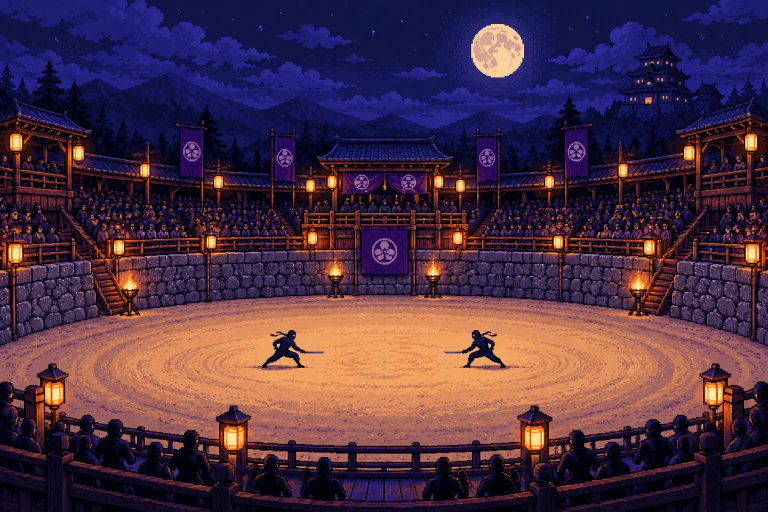
#> input picture server/site/img/arena.webp, 1536 x 1024 px (shown at 1/2 size)
$ python remove-bg.py ../server/site/img/arena.webp
#> lines starting #> are read from the running program, lines starting #| are printed output that depends on the picture; after the words box and inside, x2 and y2 are one past the last pixel; in counts of white or black regions, pixels touching at a corner belong together
# Remove o fundo branco de uma arte (local, sem API): apaga o fundo LIGADO ÀS BORDAS da imagem.
#
# Fundo = quase branco E sem cor (o Codex entrega o fundo em ~254,254,254). A regra antiga (qualquer canal > 221)
# vazava para dentro do desenho onde uma parede creme ou um gramado claro encosta no fundo sem contorno escuro
# (Hospital: a parede da frente e a grama da base sumiam). Parede creme e grama clara têm um pouco de cor e ficam.
# Depois tira a franja clara do anti-alias na borda (1–2 px de pixels claros e sem cor encostados no fundo).
#   --vaos  também apaga bolsões brancos GRANDES fechados (vãos entre vigas, como na torre).
#           Não use em prédios com parede branca (ex.: hospital).
# Uso: python scripts/remove-bg.py <entrada.png> [saida.png] [--vaos]
import sys
from collections import deque

import numpy as np
from PIL import Image

args = [a for a in sys.argv[1:] if not a.startswith('--')]
holes = '--vaos' in sys.argv
src = args[0]
dst = args[1] if len(args) > 1 else src
im = Image.open(src).convert('RGBA')
a = np.array(im)
h, w = a.shape[:2]
#> h = 1024; w = 1536
rgb = a[..., :3].astype(int)
mn, mx = rgb.min(2), rgb.max(2)
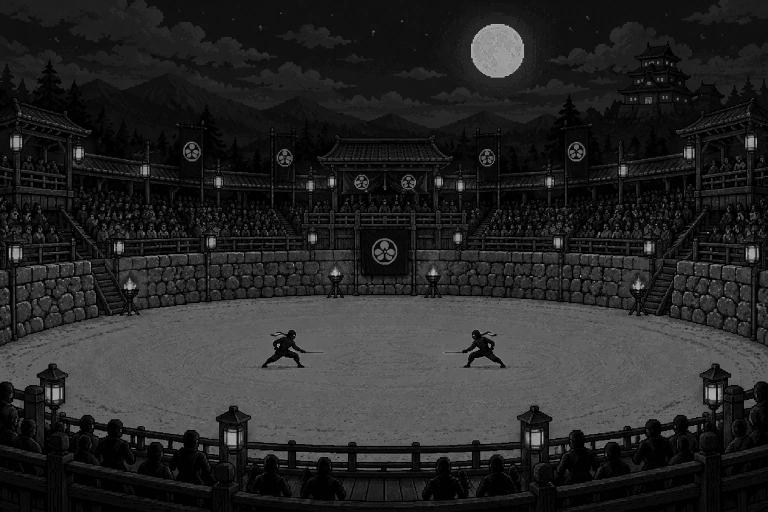
#> mn: shape (1024, 1536) int64 (shown at 1/2 size); min 0, max 230, mean 38.5
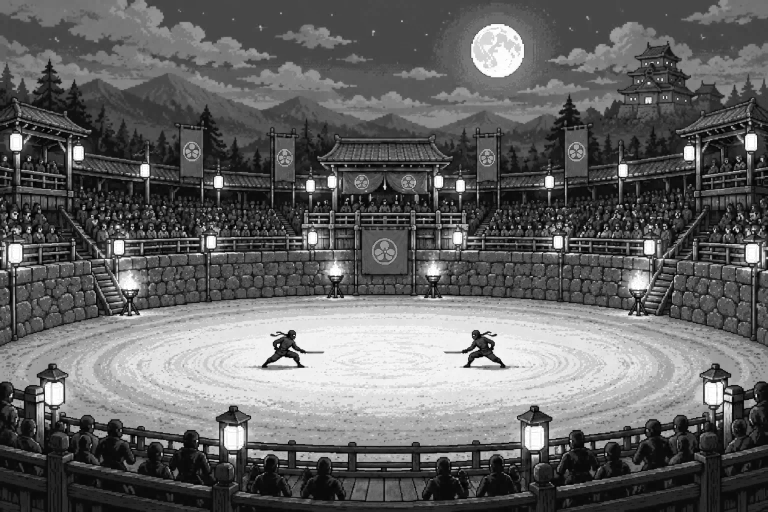
#> mx: shape (1024, 1536) int64 (shown at 1/2 size); min 0, max 255, mean 99.4
clear = a[..., 3] < 20
#> clear: shape (1024, 1536) bool; every value is 0
# fundo: quase branco e sem saturação
bg_like = clear | ((mn >= 240) & (mx - mn <= 12))

# flood a partir das bordas só pelo que parece fundo
bg = np.zeros((h, w), bool)
q = deque()
for x in range(w):
    q.extend(((x, 0), (x, h - 1)))
for y in range(h):
    q.extend(((0, y), (w - 1, y)))
while q:
    x, y = q.popleft()
    if x < 0 or y < 0 or x >= w or y >= h or bg[y, x] or not bg_like[y, x]:
        continue
    bg[y, x] = True
    q.extend(((x - 1, y), (x + 1, y), (x, y - 1), (x, y + 1)))

# franja: pixel claro e quase sem cor grudado no fundo (anti-alias do contorno contra o branco), 2 passadas
fringe_like = (mn >= 215) & (mx - mn <= 18)
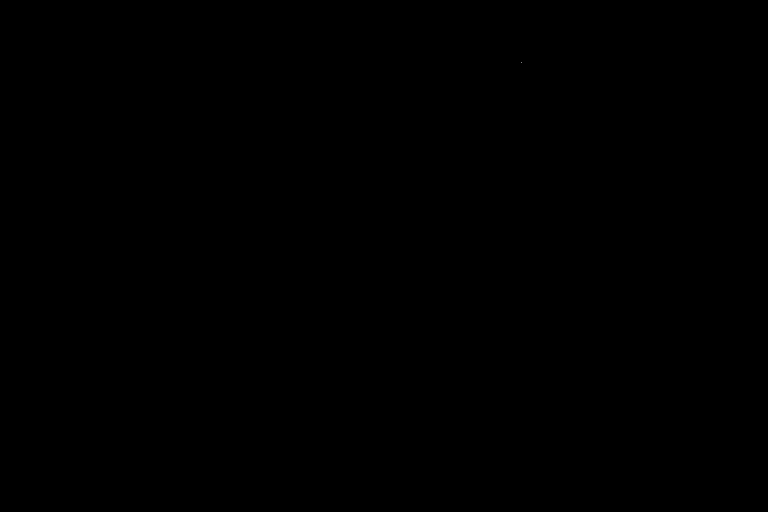
#> fringe_like: shape (1024, 1536) bool (shown at 1/2 size); 0% white in thin lines or dots, all inside (x1, y1, x2, y2) = (1043, 124, 1044, 125)
for _ in range(2):
    near = np.zeros_like(bg)
    near[1:, :] |= bg[:-1, :]
    near[:-1, :] |= bg[1:, :]
    near[:, 1:] |= bg[:, :-1]
    near[:, :-1] |= bg[:, 1:]
    add = near & fringe_like & ~bg
    if not add.any():
        break
    bg |= add

a[bg] = (255, 255, 255, 0)

if holes:
    # bolsões de branco puro que sobraram; só os grandes (brilhos e detalhes brancos são pequenos)
    pure = (a[..., 3] > 0) & (mn > 245) & (mx - mn <= 12)
    seen = np.zeros((h, w), bool)
    min_size = (w * h) // 20000
    for y0, x0 in zip(*np.nonzero(pure)):
        if seen[y0, x0]:
            continue
        region, q = [], deque([(x0, y0)])
        seen[y0, x0] = True
        while q:
            x, y = q.popleft()
            region.append((y, x))
            for nx, ny in ((x - 1, y), (x + 1, y), (x, y - 1), (x, y + 1)):
                if 0 <= nx < w and 0 <= ny < h and pure[ny, nx] and not seen[ny, nx]:
                    seen[ny, nx] = True
                    q.append((nx, ny))
        if len(region) >= min_size:
            ys, xs = zip(*region)
            a[list(ys), list(xs)] = (255, 255, 255, 0)

Image.fromarray(a, 'RGBA').save(dst)
print(f'ok {dst}')

$ run again, on server/site/img/duel.webp
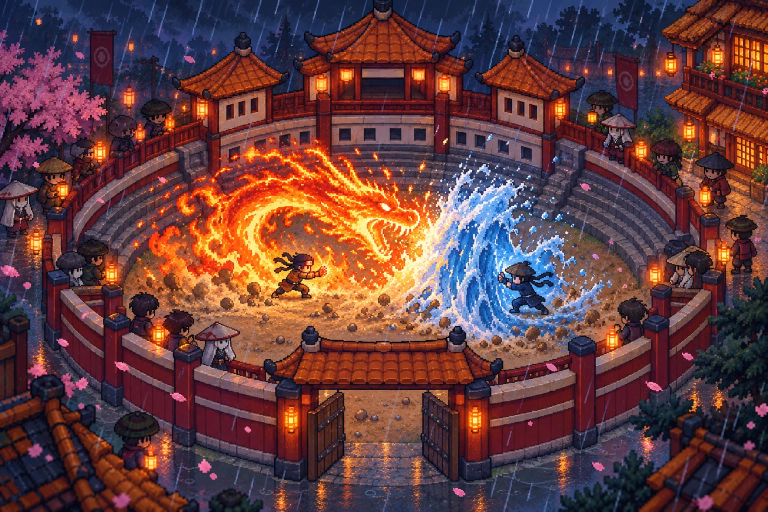
#> input picture server/site/img/duel.webp, 1536 x 1024 px (shown at 1/2 size)
#> clear: shape (1024, 1536) bool; every value is 0
#> `bg_like = clear | ((mn >= 240) & (mx - mn <= 12))`:
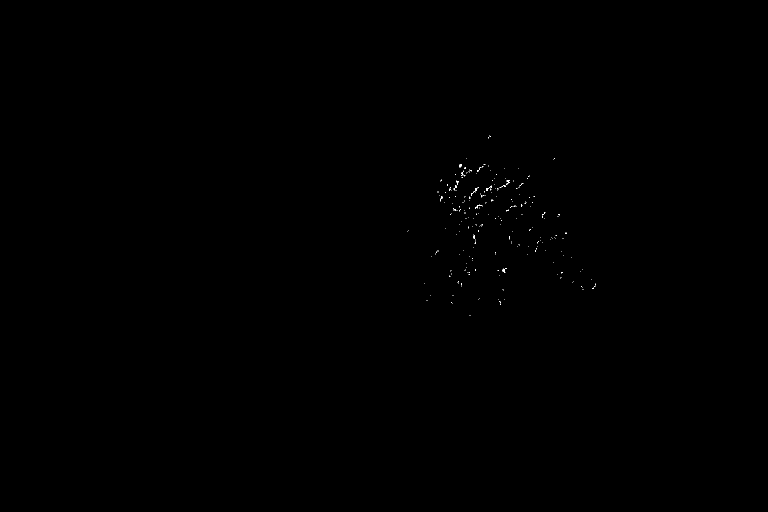
#> bg_like: shape (1024, 1536) bool (shown at 1/2 size); 0.05% white in thin lines or dots, all inside (x1, y1, x2, y2) = (815, 271, 1192, 631)
#> `fringe_like = (mn >= 215) & (mx - mn <= 18)`:
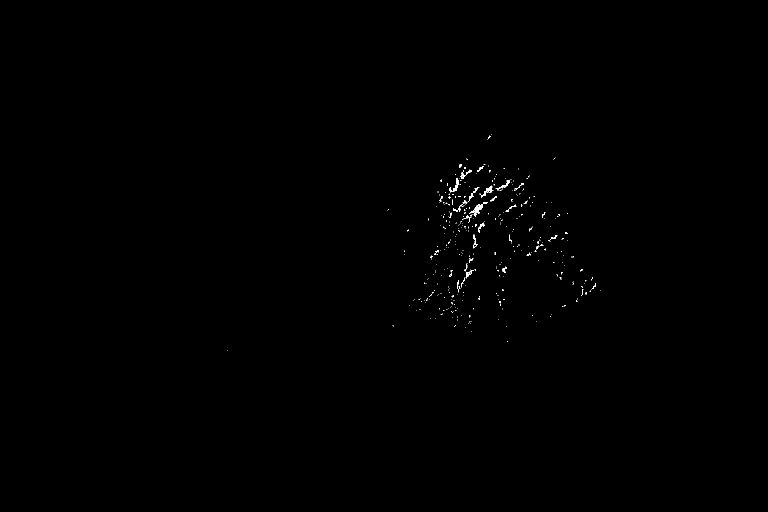
#> fringe_like: shape (1024, 1536) bool (shown at 1/2 size); 0.19% white in thin lines or dots, all inside (x1, y1, x2, y2) = (454, 269, 1202, 701)
